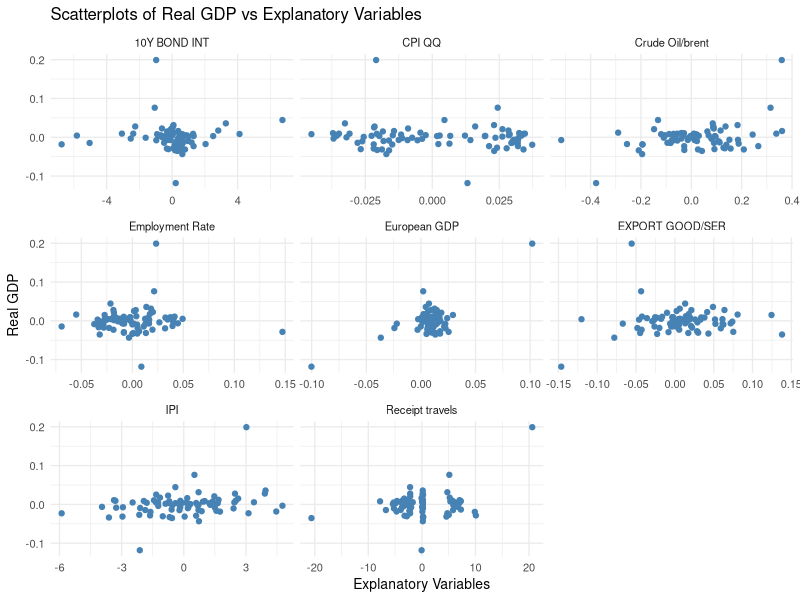

Reproduce this figure in R.
library(readxl)
library(tseries)
library(car)
library(lmtest)
library(ggplot2)
library(forecast)
library(car)
library(stats)
library(dplyr)
library(tidyr)
library(lmtest)

# Initialize VARIABLES 

# CHANGE BELOW

data <- read_excel("Data.xlsx") # Read the data CHANGE PATHS
border <- 0.05 # Initialize the border you want for the P-value CHANGE YOUR BORDER
lagvar <- 7 # Initialize how many Variables you have for percentage change and NOT diff # CHANGE THE VALUES YOU HAVE TO LAG
# CHANGE ABOVE


variables <- ncol(data) - 1 # Find the number of the variables i have based on the Excel Format
ending <- ncol(data) # Go till the last variable in the Excel Format
current_data <- data # hold the current_data for temporary in the loop
iteration <- 0 # for the while loop of the stationarity
variables <- ncol(current_data) - 1 # Find the Amount of Variables we will use for the regression -1 due to the date
ending <- ncol(current_data) # Ending Variable
ADF_pvalues <- numeric(variables) # Create a numeric to place in the ADF values based on the variables we have
names(ADF_pvalues) <- colnames(current_data)[2:ending] # Give the names to the ADF values 


# Step 1, stationarity 

repeat { # Used repeat cause i wanna run the stationarity untill all stationed.It is the same as the do-while waits until break
  
  for (i in 2:ending) {
    ADF_result <- adf.test(as.numeric(current_data[[i]]))
    ADF_pvalues[i - 1] <- ADF_result$p.value # Find the P-values
  }
  
  if (all(ADF_pvalues < border)) {
    final_data <- current_data # Save the Last Dataset
    break # Stop the loop if all stationary
  }

  diff_data <- data.frame(DATE = current_data$DATE[-1]) # Build next dataset
  
  for (i in 1:variables) {
    name <- names(ADF_pvalues)[i]
    x <- current_data[[i + 1]]
    
    if (i <= lagvar && iteration == 0) { # && iteration == 0 BECAUSE after the first one the percentages MUST be diff not per changed
      if (ADF_pvalues[i] < border) {
        diff_data[[name]] <- x[-1] # KEEP ORIGINAL VALUES BUT REMOVE FIRST ROW
      } else {
        pct_change <- (x - dplyr::lag(x, 1)) / dplyr::lag(x, 1)# PERCENT CHANGE
        diff_data[[name]] <- pct_change[-1] # first value is NA that is why i apply -1
      }
    } else 
      {
      if (ADF_pvalues[i] < border) {
        diff_data[[name]] <- x[-1]# KEEP ORIGINAL VALUES BUT REMOVE FIRST value
      } else {
        diff_data[[name]] <- diff(x) # DIFFERENCE
      }
    }
  }
  current_data <- diff_data # Change the current_data to the diff_data for the next loop
  iteration <- iteration + 1   # Move to next iteration
}


# Step 2, Correlation matrix
correlation_matrix <- cor(final_data[, 2:ending])

# Step 2, Multicollinearity without N of Travel
model <- lm(`Real GDP` ~ ., data = final_data %>% select(-DATE)) 
vif_values <- vif(model)

# Step 3 scatter-plot

plot_data <- final_data %>%
  select(-DATE) %>%                    # remove DATE column
  select(`Real GDP`, everything())     # ensure Real GDP is first

plot_data_long <- plot_data %>%
  pivot_longer(
    cols = -`Real GDP`,
    names_to = "Variable",
    values_to = "Value"
  )

ggplot(plot_data_long, aes(x = Value, y = `Real GDP`)) +
  geom_point(color = "steelblue") +
  facet_wrap(~ Variable, scales = "free_x") +
  theme_minimal(base_size = 10) +
  labs(
    title = "Scatterplots of Real GDP vs Explanatory Variables",
    x = "Explanatory Variables",
    y = "Real GDP"
  )

# adjusted r squared
summary_model <- summary(model)
adjusted_r_squared <- summary_model$adj.r.squared

# residuals autocorrelation
dw_test <- dwtest(model)

# residuals homoscedasticity
bptest_result <- bptest(model)


# f-test 
f_test <- summary_model$fstatistic

# Print Menu

print(ADF_pvalues) # Print the p-values
print(vif_values) # Print the multicollinearity
if (bptest_result$p.value < border) {
  cat("The residuals are heteroscedastic (p-value:", bptest_result$p.value, ")\n")
} else {
  cat("The residuals are homoscedastic (p-value:", bptest_result$p.value, ")\n")
}

if (dw_test$p.value < border) {
  cat("The residuals are autocorrelated (p-value:", dw_test$p.value, ")\n")
} else {
  cat("The residuals are not autocorrelated (p-value:", dw_test$p.value, ")\n")
}

if (adjusted_r_squared > 0.7) {
  cat("The model has a good fit (Adjusted R-squared:", adjusted_r_squared, ")\n")
} else {
  cat("The model does not have a good fit (Adjusted R-squared:", adjusted_r_squared, ")\n")
}

print(correlation_matrix) # Print the correlation
